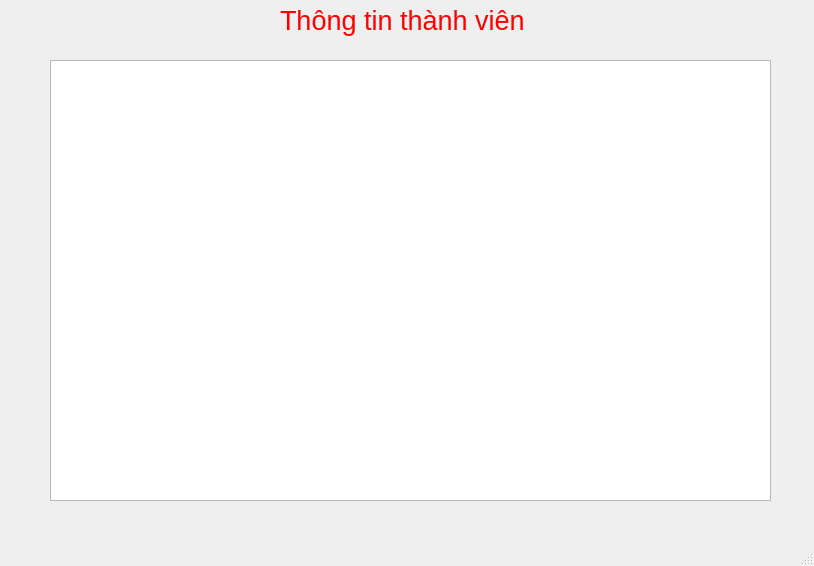
<?xml version="1.0" encoding="UTF-8"?>
<ui version="4.0">
 <class>inf4full</class>
 <widget class="QMainWindow" name="inf4full">
  <property name="geometry">
   <rect>
    <x>0</x>
    <y>0</y>
    <width>814</width>
    <height>566</height>
   </rect>
  </property>
  <property name="windowTitle">
   <string>MainWindow</string>
  </property>
  <widget class="QWidget" name="centralwidget">
   <widget class="QLabel" name="label">
    <property name="geometry">
     <rect>
      <x>280</x>
      <y>0</y>
      <width>251</width>
      <height>41</height>
     </rect>
    </property>
    <property name="font">
     <font>
      <pointsize>20</pointsize>
     </font>
    </property>
    <property name="text">
     <string>&lt;font color=red&gt;Thông tin thành viên&lt;font&gt;</string>
    </property>
   </widget>
   <widget class="QTableView" name="tableView_tv">
    <property name="geometry">
     <rect>
      <x>50</x>
      <y>60</y>
      <width>721</width>
      <height>441</height>
     </rect>
    </property>
   </widget>
  </widget>
  <widget class="QMenuBar" name="menubar">
   <property name="geometry">
    <rect>
     <x>0</x>
     <y>0</y>
     <width>814</width>
     <height>22</height>
    </rect>
   </property>
  </widget>
  <widget class="QStatusBar" name="statusbar"/>
 </widget>
 <resources/>
 <connections/>
</ui>
